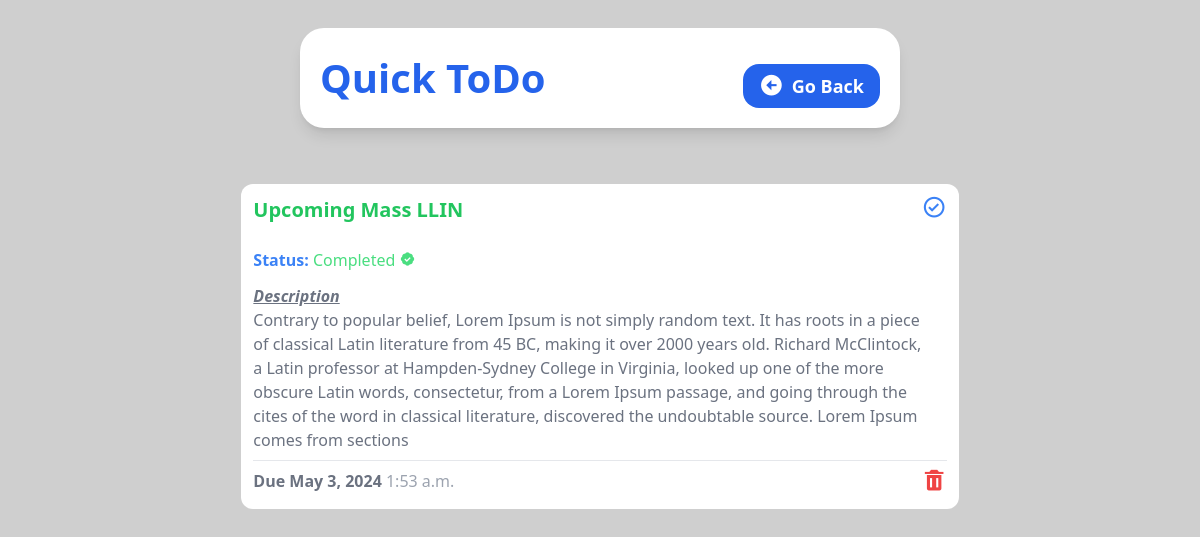
Screenshot of /detail/9 with the database file from the repository.
### tasks/models.py (models this page shows, shortened)
class Task(models.Model):
    title = models.CharField(max_length=50)
    description = models.TextField(null=True, blank=True)
    due_date = models.DateField()
    due_time = models.TimeField()
    completed = models.BooleanField(default=False)

### tasks/views.py (the view)
# urls.py: path('detail/<str:task_id>', views.task_detail, name="task_detail"),
def task_detail(request, task_id):
    task = Task.objects.get(id=task_id)
    context = {
        'task': task,
    }
    return render(request, 'tasks/task_detail.html', context)

### tasks/templates/tasks/task_detail.html (shortened to what this page needs)
{% load static %}
<!DOCTYPE html>
<html lang="en">
  <head>
    <link
      href="https://unpkg.com/boxicons@2.1.4/css/boxicons.min.css"
      rel="stylesheet"
    />
    <link rel="stylesheet" href="{% static 'style.css' %}" />
  </head>
  <body
    class="bg-[#cfcfcf] flex flex-col items-center justify-center gap-4 h-screen"
  >
    <header
      class="bg-white shadow-lg w-10/12 h-auto rounded-3xl flex flex-col sm:flex-row justify-between items-center p-5 m-7 md:w-3/6"
    >
      <h1 class="text-blue-600 font-bold text-[40px]">Quick ToDo</h1>
      <a
        class="bg-blue-600 py-2 px-4 text-white font-semibold rounded-2xl text-lg mt-4 flex items-center gap-2"
        href="{% url 'home' %}"
      >
        <i class="bx bxs-left-arrow-circle bx-sm"></i> Go Back
      </a>
    </header>
    <section
      class="flex flex-1 flex-wrap justify-center gap-3 bg-[#fff0] w-10/12 md:w-11/12 h-full mb-3 rounded-2xl p-3 overflow-y-auto scrollbar-hide"
    >
      <div class="w-full md:w-4/6 flex flex-col bg-white h-fit rounded-xl p-3">
        <div class="flex flex-row justify-between">
          <div>
            <h1 class="text-green-500 font-semibold text-xl">
              {{ task.title }}
            </h1>
            <br />
            <h2 class="text-blue-500 font-bold">
              Status: {% if task.completed %}
              <span class="font-medium text-green-400"
                >Completed <i class="bx bxs-badge-check"></i
              ></span>
              {% else %}
              <span class="font-medium text-red-400"
                >UnCompleted <i class="bx bxs-sad"></i
              ></span>
              {% endif %}
            </h2>
            <h2 class="text-gray-500 font-bold italic underline mt-3">
              Description
            </h2>
            <p class="text-gray-500 text-md">{{ task.description }}</p>
          </div>
          <a href="{% url 'toggle_complete' task.id %}">
            <i class="bx bx-check-circle bx-sm text-blue-500"></i>
          </a>
        </div>
        <hr class="border-t border-gray-200 my-2" />
        <div class="flex flex-row justify-between">
          <h2 class="text-gray-500 font-bold">
            Due {{ task.due_date }}
            <span class="font-medium text-gray-400">{{ task.due_time }}</span>
          </h2>
          <a href="{% url 'delete_task' task.id %}">
            <i class="bx bxs-trash bx-sm text-red-500"></i>
          </a>
        </div>
      </div>
    </section>
  </body>
</html>

### tasks/static/style.css (style rules this page uses)
html { line-height: 1.5; -webkit-text-size-adjust: 100%; -moz-tab-size: 4; -o-tab-size: 4; tab-size: 4; font-family: ui-sans-serif, system-ui, -apple-system, BlinkMacSystemFont, "Segoe UI", Roboto, "Helvetica Neue", Arial, "Noto Sans", sans-serif, "Apple Color Emoji", "Segoe UI Emoji", "Segoe UI Symbol", "Noto Color Emoji"; font-feature-settings: normal; font-variation-settings: normal; }
body { margin: 0; line-height: inherit; }
hr { height: 0; color: inherit; border-top-width: 1px; }
h1, h2, h3, h4, h5, h6 { font-size: inherit; font-weight: inherit; }
a { color: inherit; text-decoration: inherit; }
blockquote, dl, dd, h1, h2, h3, h4, h5, h6, hr, figure, p, pre { margin: 0; }
.m-7 { margin: 1.75rem; }
.my-2 { margin-top: 0.5rem; margin-bottom: 0.5rem; }
.mb-3 { margin-bottom: 0.75rem; }
.mt-3 { margin-top: 0.75rem; }
.mt-4 { margin-top: 1rem; }
.flex { display: flex; }
.h-auto { height: auto; }
.h-fit { height: -moz-fit-content; height: fit-content; }
.h-full { height: 100%; }
.h-screen { height: 100vh; }
.w-10\/12 { width: 83.333333%; }
.w-full { width: 100%; }
.flex-1 { flex: 1 1 0%; }
.flex-row { flex-direction: row; }
.flex-col { flex-direction: column; }
.flex-wrap { flex-wrap: wrap; }
.items-center { align-items: center; }
.justify-center { justify-content: center; }
.justify-between { justify-content: space-between; }
.gap-2 { gap: 0.5rem; }
.gap-3 { gap: 0.75rem; }
.gap-4 { gap: 1rem; }
.overflow-y-auto { overflow-y: auto; }
.rounded-2xl { border-radius: 1rem; }
.rounded-3xl { border-radius: 1.5rem; }
.rounded-xl { border-radius: 0.75rem; }
.border-t { border-top-width: 1px; }
.border-gray-200 { --tw-border-opacity: 1; border-color: rgb(229 231 235 / var(--tw-border-opacity)); }
.bg-\[\#cfcfcf\] { --tw-bg-opacity: 1; background-color: rgb(207 207 207 / var(--tw-bg-opacity)); }
.bg-\[\#fff0\] { background-color: #fff0; }
.bg-blue-600 { --tw-bg-opacity: 1; background-color: rgb(37 99 235 / var(--tw-bg-opacity)); }
.bg-white { --tw-bg-opacity: 1; background-color: rgb(255 255 255 / var(--tw-bg-opacity)); }
.p-3 { padding: 0.75rem; }
.p-5 { padding: 1.25rem; }
.px-4 { padding-left: 1rem; padding-right: 1rem; }
.py-2 { padding-top: 0.5rem; padding-bottom: 0.5rem; }
.text-\[40px\] { font-size: 40px; }
.text-lg { font-size: 1.125rem; line-height: 1.75rem; }
.text-xl { font-size: 1.25rem; line-height: 1.75rem; }
.font-bold { font-weight: 700; }
.font-medium { font-weight: 500; }
.font-semibold { font-weight: 600; }
.italic { font-style: italic; }
.text-blue-500 { --tw-text-opacity: 1; color: rgb(59 130 246 / var(--tw-text-opacity)); }
.text-blue-600 { --tw-text-opacity: 1; color: rgb(37 99 235 / var(--tw-text-opacity)); }
.text-gray-400 { --tw-text-opacity: 1; color: rgb(156 163 175 / var(--tw-text-opacity)); }
.text-gray-500 { --tw-text-opacity: 1; color: rgb(107 114 128 / var(--tw-text-opacity)); }
.text-green-400 { --tw-text-opacity: 1; color: rgb(74 222 128 / var(--tw-text-opacity)); }
.text-green-500 { --tw-text-opacity: 1; color: rgb(34 197 94 / var(--tw-text-opacity)); }
.text-red-500 { --tw-text-opacity: 1; color: rgb(239 68 68 / var(--tw-text-opacity)); }
.text-white { --tw-text-opacity: 1; color: rgb(255 255 255 / var(--tw-text-opacity)); }
.underline { text-decoration-line: underline; }
.shadow-lg { --tw-shadow: 0 10px 15px -3px rgb(0 0 0 / 0.1), 0 4px 6px -4px rgb(0 0 0 / 0.1); --tw-shadow-colored: 0 10px 15px -3px var(--tw-shadow-color), 0 4px 6px -4px var(--tw-shadow-color); box-shadow: var(--tw-ring-offset-shadow, 0 0 #0000), var(--tw-ring-shadow, 0 0 #0000), var(--tw-shadow); }
@media (min-width: 640px) { .sm\:flex-row { flex-direction: row; } }
@media (min-width: 768px) { .md\:w-11\/12 { width: 91.666667%; } }
@media (min-width: 768px) { .md\:w-3\/6 { width: 50%; } }
@media (min-width: 768px) { .md\:w-4\/6 { width: 66.666667%; } }

### rows the page displays
Task: title "Upcoming Mass LLIN", description "Contrary to popular belief, Lorem Ipsum is not simply random text. It has roots in a piece of classical Latin literature from 45 BC, making it over 2000 years old. Richard McClintock, a Latin professor at Hampden-Sydney College in Virginia, looked up one of the more obscure Latin words, consectetur, from a Lorem Ipsum passage, and going through the cites of the word in classical literature, discovered the undoubtable source. Lorem Ipsum comes from sections", due_date "May 3, 2024", due_time "1:53 a.m."
